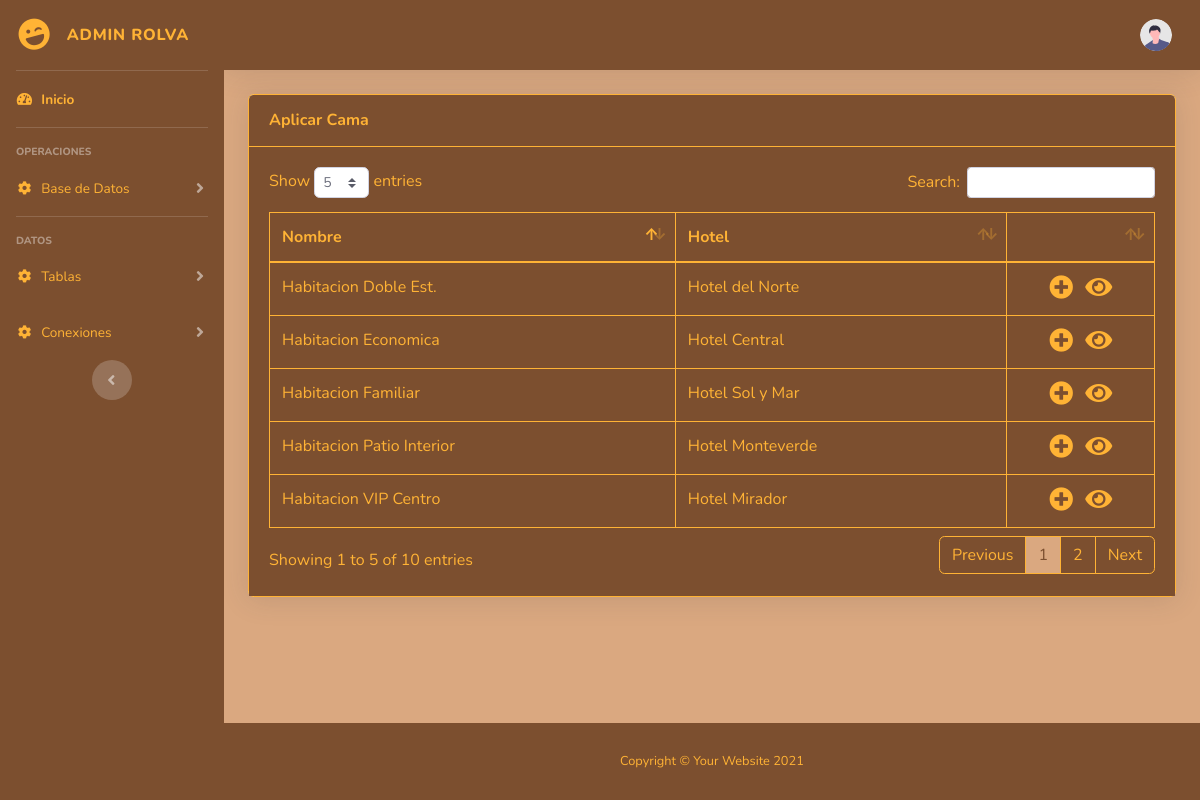
Page /admin/aplicarCama.php on the committed database.
### tables this page shows
CREATE TABLE Habitacion (
    IdHabitacion INT AUTO_INCREMENT PRIMARY KEY,
    Nombre VARCHAR(100),
    Tipo VARCHAR(50),
    NPersonas INT,
    PrecioUnitario DECIMAL(10,2),
    m2 DECIMAL(10,2),
    imagen VARCHAR(100),
    NEstrellas INT,
    FK_IdHotel INT,
    Wifi INT,
    Minibar INT,
    CajaFuerte INT,
    FOREIGN KEY (FK_IdHotel) REFERENCES Hotel(IdHotel) ON DELETE CASCADE ON UPDATE CASCADE
);

### models/db_model.php (called while the page is built, shortened)
<?php
class DataBase{
    public static function connect(){
        try {
            $connect = new PDO("mysql:host=localhost;dbname=rolvaHotels", "root", "");
        } catch (\Throwable $th) {
            $connect = new PDO("mysql:host=localhost", "root", "");
        }
        $connect->setAttribute(PDO::ATTR_ERRMODE, PDO::ERRMODE_EXCEPTION);
        return $connect;
    }
}
?>

### models/room_model.php (called while the page is built, shortened)
<?php
class Habitacion {
    public static function selectAllRooms(){
        try {
            $stmt = DataBase::connect()->prepare("SELECT * FROM Habitacion");
            $stmt->execute();
            $rooms = $stmt->fetchAll(PDO::FETCH_ASSOC);
            return $rooms;
        } catch (PDOException $e) {
            return false;
        }
    }
    public static function selectSuite($id){
        try {
            $stmt = DataBase::connect()->prepare("SELECT o.IdComplemento, c.Nombre FROM Obtiene o JOIN Habitacion h ON o.IdHabitacion = h.IdHabitacion JOIN Complemento c ON o.IdComplemento = c.IdComplemento WHERE o.IdHabitacion LIKE ?");
            $stmt->execute([$id]);
            $suite = $stmt->fetchAll(PDO::FETCH_ASSOC);
            return $suite;
        } catch (PDOException $e) {
            return false;
        }
    }
}
?>

### controllers/room_controller.php (called while the page is built, shortened)
<?php
    require_once('models/db_model.php');
    require_once('models/room_model.php');
    require_once('models/hotel_model.php');
    function selectAllRooms(){
        $rooms = Habitacion::selectAllRooms();
        if ($rooms != false) {
            foreach ($rooms as &$room) {
                $room['hotel_ubi'] = Hotel::selectHotel($room['FK_IdHotel'])['Ubicacion'];
                $room['FK_IdHotel'] = Hotel::selectHotel($room['FK_IdHotel'])['Nombre'];
                $room['suite'] = Habitacion::selectSuite($room['IdHabitacion']);
            }
        }
        return $rooms;
    }
?>

### controllers/aplicaCama_controller.php (called while the page is built, shortened)
<?php
    require_once('models/db_model.php');
    require_once('models/aplicaCama_model.php');
    require_once('controllers/room_controller.php');
    function selectAllAplica(){
        $habitaciones = selectAllRooms();
        $aplicados = AplicarCama::selectAllAplica();
        $codAplicados = [];
        foreach ($habitaciones as $habitacion) {
            $codAplicados[$habitacion['IdHabitacion']] = [
                'habitacion' => $habitacion,
                'camas' => []
            ];
            foreach ($aplicados as $aplicado) {
                if($habitacion['IdHabitacion'] == $aplicado['IdHabitacion']){
                    $codAplicados[$habitacion['IdHabitacion']]['camas'][] = $aplicado;
                }
            }
        }
        return $codAplicados;
    }
?>

### models/hotel_model.php (called while the page is built, shortened)
<?php
class Hotel {
    public static function selectHotel($id){
        try {
            $stmt = DataBase::connect()->prepare("SELECT * FROM Hotel WHERE idHotel LIKE ?");
            $stmt->execute([$id]);
            $hotel = $stmt->fetch(PDO::FETCH_ASSOC);
            return $hotel;
        } catch (PDOException $e) {
            return false;
        }
    }
}
?>

### models/aplicaCama_model.php (called while the page is built, shortened)
<?php
class AplicarCama {
    public static function selectAllAplica(){
        try {
            $stmt = DataBase::connect()->prepare("SELECT * FROM Tiene t JOIN Cama c ON t.IdCama = c.IdCama");
            $stmt->execute();
            $aplica = $stmt->fetchAll(PDO::FETCH_ASSOC);
            return $aplica;
        } catch (PDOException $e) {
            return false;
        }
    }
}
?>

### admin/aplicarCama.php (the view, shortened to what this page needs)
<?php
    require_once('controllers/aplicaCama_controller.php');
    $camasAplicadas = selectAllAplica();
?>
<!DOCTYPE html>
<html lang="en">
<head>
    <link href="vendor/fontawesome-free/css/all.min.css" rel="stylesheet" type="text/css">
    <link href="css/sb-admin-2.min.css" rel="stylesheet">
    <link href="vendor/datatables/dataTables.bootstrap4.min.css" rel="stylesheet">
</head>
<body id="page-top">
    <div id="wrapper">
        <?php include("layout/cabeceraAdmin.php"); ?>
        <div id="content-wrapper" class="d-flex flex-column">
            <div id="content">
                <nav id="navbar" class="navbar navbar-expand navbar-light topbar mb-4 static-top shadow">
                    <ul class="navbar-nav ml-auto">
                        <li class="nav-item dropdown no-arrow">
                            <a class="nav-link dropdown-toggle" href="#" id="userDropdown" role="button"
                                data-toggle="dropdown" aria-haspopup="true" aria-expanded="false">
                                <img class="img-profile rounded-circle"
                                    src="img/undraw_profile.svg">
                            </a>
                        </li>
                    </ul>
                </nav>
                <div class="container-fluid">
                    <div class="card shadow mb-4" id="contenido">
                        <div class="card-header py-3 d-flex justify-content-between align-items-center">
                            <h6 class="m-0 font-weight-bold text-primary">Aplicar Cama</h6>
                        </div>
                        <div class="card-body">
                            <div class="table-responsive">
                                <table class="table table-bordered" id="miTabla" width="100%" cellspacing="0">
                                    <thead>
                                        <tr>
                                            <th>Nombre</th>
                                            <th>Hotel</th>
                                            <th class="col-2"></th>
                                        </tr>
                                    </thead>
                                    <tbody>
                                    <?php foreach($camasAplicadas as $camaAplicada): ?>
                                        <tr>
                                            <td><?= $camaAplicada['habitacion']['Nombre'] ?></td>
                                            <td><?= $camaAplicada['habitacion']['FK_IdHotel'] ?></td>
                                            <td class="text-center align-middle">
                                                <i class="fas fa-plus-circle" data-toggle="modal" data-idhabitacion="<?= $camaAplicada['habitacion']['IdHabitacion'] ?>" style="cursor: pointer; font-size: 1.5rem;" data-target="#insertar"></i>
                                                <?php if (count($camaAplicada['camas']) > 0): ?>
                                                    <i class="fas fa-eye ml-2" data-toggle="modal" style="cursor: pointer; font-size: 1.5rem;" data-target="#camas<?= $camaAplicada['habitacion']['IdHabitacion'] ?>"></i>
                                                <?php endif; ?>
                                            </td>
                                        </tr>
                                    <?php endforeach; ?>
                                    </tbody>
                                </table>
                            </div>
                        </div>
                    </div>
                </div>
            </div>
            <footer class="sticky-footer">
                <div class="container my-auto">
                    <div class="copyright text-center my-auto">
                        <span>Copyright &copy; Your Website 2021</span>
                    </div>
                </div>
            </footer>
        </div>
    </div>
</body>
</html>

### rows in the picture
habitacion: Nombre "Habitacion VIP Centro", FK_IdHotel "Hotel Mirador"
habitacion: Nombre "Habitacion Familiar", FK_IdHotel "Hotel Sol y Mar"
habitacion: Nombre "Habitacion Doble Est.", FK_IdHotel "Hotel del Norte"
habitacion: Nombre "Habitacion Economica", FK_IdHotel "Hotel Central"
habitacion: Nombre "Habitacion Patio Interior", FK_IdHotel "Hotel Monteverde"
